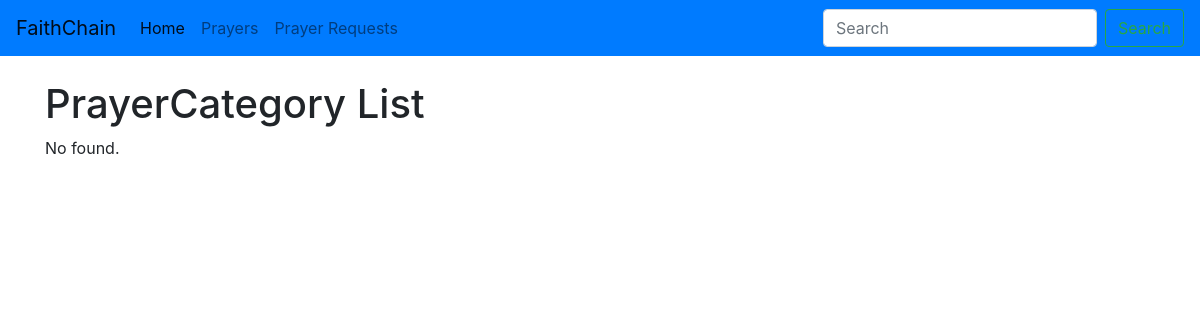
Before: /prayercategory/ with the older database file.
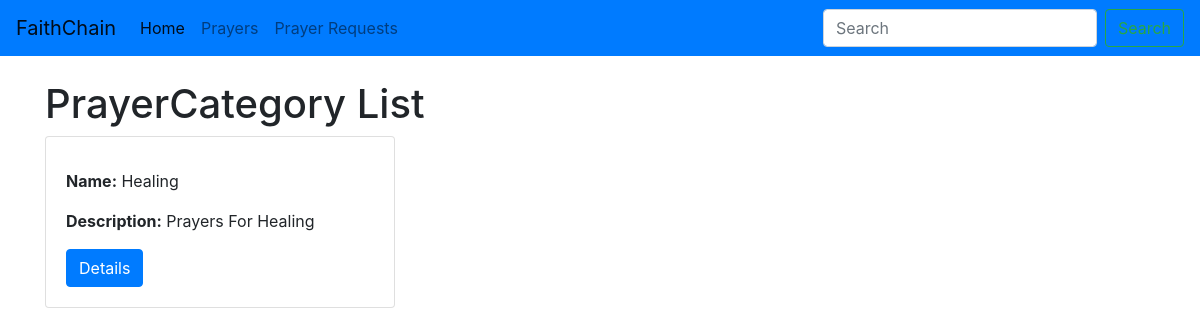
After: the same page with the newer database file.
### prayers/models.py (models this page shows, shortened)
class PrayerCategory(models.Model):
    name = models.CharField(max_length=100)
    description = models.TextField(blank=True)

### prayers/views.py (the view)
# urls.py: path('prayercategory/', views.PrayerCategoryListView.as_view(), name='prayercategory_list'),
class PrayerCategoryListView(ListView):
    model = models.PrayerCategory
    fields = '__all__'
    template_name = 'prayers/prayercategory_list.html'
    def get_context_data(self, **kwargs):
        context = super().get_context_data(**kwargs)
        fields = self.model._meta.get_fields()
        context['fields_data'] = [
            {field.name: getattr(obj, field.name) for field in fields if not field.is_relation}
            for obj in context['object_list']
        ]
        return context

### templates/prayers/prayercategory_list.html (shortened to what this page needs)
{% extends 'base.html' %}
{% block content %}
    <h1>PrayerCategory List</h1>
    <div class="row">
    {% for data in fields_data %}
        <div class="col-md-4 mb-3">
            <div class="card">
                <div class="card-body">
                    {% for key, value in data.items %}
                        {%if key != "id"%}
                        <p class="card-text"><strong>{{ key|title }}:</strong> {{ value|title }} </p>
                        {%endif%}
                    {% endfor %}
                    <a href="{% url 'prayercategory_detail' data.id %}" class="btn btn-primary">Details</a>
                </div>
            </div>
        </div>
    {% empty %}
        <div class="col">
            <p>No {{ PrayerCategory|title }} found.</p>
        </div>
    {% endfor %}
    </div>
{% endblock %}

### templates/base.html (shortened to what this page needs)
<!DOCTYPE html>
<html lang="en">
<head>
    <link rel="stylesheet" href="https://stackpath.bootstrapcdn.com/bootstrap/4.5.2/css/bootstrap.min.css">
</head>
<body>
    <nav class="navbar navbar-expand-lg navbar-light bg-primary">
        <a class="navbar-brand" href="#">FaithChain</a>
        <div class="collapse navbar-collapse" id="navbarTogglerDemo03">
          <ul class="navbar-nav mr-auto mt-2 mt-lg-0">
            <li class="nav-item active">
              <a class="nav-link" href="{% url 'home' %}">Home <span class="sr-only">(current)</span></a>
            </li>
            <li class="nav-item">
              <a class="nav-link" href="{% url 'prayer_list' %}">Prayers</a>
            </li>
            <li class="nav-item">
              <a class="nav-link" href="{% url 'prayerrequest_list' %}">Prayer Requests</a>
            </li>
          </ul>
          <form class="form-inline my-2 my-lg-0">
            <input class="form-control mr-sm-2" type="search" placeholder="Search" aria-label="Search">
            <button class="btn btn-outline-success my-2 my-sm-0" type="submit">Search</button>
          </form>
        </div>
      </nav>
    <div class="container mt-4">
        {% block content %}
        {% endblock %}
    </div>
</body>
</html>

Changed rows visible on the page:
added PrayerCategory: data "Healing" "Prayers For Healing"
Other visible differences:
new list line: "Name : Description : Details"
text no longer shown: "No found."
